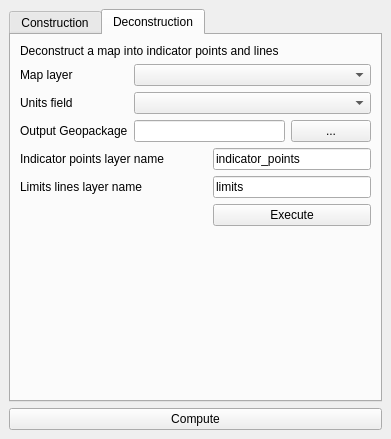
<?xml version="1.0" encoding="UTF-8"?>
<ui version="4.0">
 <class>MappyDockWidgetBase</class>
 <widget class="QDockWidget" name="MappyDockWidgetBase">
  <property name="geometry">
   <rect>
    <x>0</x>
    <y>0</y>
    <width>391</width>
    <height>439</height>
   </rect>
  </property>
  <property name="windowTitle">
   <string>mappy</string>
  </property>
  <widget class="QWidget" name="dockWidgetContents">
   <layout class="QGridLayout" name="gridLayout_2">
    <item row="0" column="1">
     <widget class="QTabWidget" name="tab">
      <property name="currentIndex">
       <number>1</number>
      </property>
      <widget class="QWidget" name="tab_construction">
       <attribute name="title">
        <string>Construction</string>
       </attribute>
       <layout class="QGridLayout" name="gridLayout">
        <item row="7" column="0">
         <widget class="QLabel" name="label_6">
          <property name="text">
           <string>Update layer if exists</string>
          </property>
         </widget>
        </item>
        <item row="3" column="1" colspan="2">
         <widget class="QgsFieldComboBox" name="units_field"/>
        </item>
        <item row="1" column="0">
         <widget class="QLabel" name="label_2">
          <property name="text">
           <string>Limits layer (lines)</string>
          </property>
         </widget>
        </item>
        <item row="8" column="0">
         <widget class="QLabel" name="label_7">
          <property name="text">
           <string>Output intermediary results (debug)</string>
          </property>
          <property name="wordWrap">
           <bool>true</bool>
          </property>
         </widget>
        </item>
        <item row="3" column="0">
         <widget class="QLabel" name="label_8">
          <property name="text">
           <string>Unit's field</string>
          </property>
         </widget>
        </item>
        <item row="4" column="1" colspan="2">
         <widget class="QgsDoubleSpinBox" name="auto_extend"/>
        </item>
        <item row="1" column="1" colspan="2">
         <widget class="QgsMapLayerComboBox" name="lines"/>
        </item>
        <item row="7" column="1" colspan="2">
         <widget class="QCheckBox" name="overwrite">
          <property name="text">
           <string>OverWrite</string>
          </property>
          <property name="checked">
           <bool>true</bool>
          </property>
         </widget>
        </item>
        <item row="5" column="0">
         <widget class="QLabel" name="label_5">
          <property name="text">
           <string>Output Geopackage</string>
          </property>
         </widget>
        </item>
        <item row="2" column="1" colspan="2">
         <widget class="QgsMapLayerComboBox" name="points"/>
        </item>
        <item row="4" column="0">
         <widget class="QLabel" name="label_4">
          <property name="text">
           <string>AutoExtend (extend lines to grant intersection)</string>
          </property>
          <property name="wordWrap">
           <bool>true</bool>
          </property>
         </widget>
        </item>
        <item row="6" column="1" colspan="2">
         <widget class="QLineEdit" name="layer_name">
          <property name="text">
           <string>geomap</string>
          </property>
         </widget>
        </item>
        <item row="6" column="0">
         <widget class="QLabel" name="label_9">
          <property name="text">
           <string>Layer Name</string>
          </property>
         </widget>
        </item>
        <item row="2" column="0">
         <widget class="QLabel" name="label_3">
          <property name="text">
           <string>Indicator points (points)</string>
          </property>
         </widget>
        </item>
        <item row="8" column="1">
         <widget class="QCheckBox" name="debug">
          <property name="text">
           <string>Debug</string>
          </property>
         </widget>
        </item>
        <item row="0" column="0" colspan="2">
         <widget class="QLabel" name="label">
          <property name="text">
           <string>Build a polygonal map from limits (contacts) and indicator points</string>
          </property>
          <property name="wordWrap">
           <bool>true</bool>
          </property>
         </widget>
        </item>
        <item row="5" column="1">
         <widget class="QLineEdit" name="output"/>
        </item>
        <item row="5" column="2">
         <widget class="QPushButton" name="save_as">
          <property name="text">
           <string>...</string>
          </property>
         </widget>
        </item>
       </layout>
      </widget>
      <widget class="QWidget" name="tab_deconstruction">
       <attribute name="title">
        <string>Deconstruction</string>
       </attribute>
       <layout class="QGridLayout" name="gridLayout_3">
        <item row="1" column="0">
         <widget class="QLabel" name="label_10">
          <property name="text">
           <string>Map layer</string>
          </property>
         </widget>
        </item>
        <item row="4" column="0" colspan="2">
         <widget class="QLabel" name="label_14">
          <property name="text">
           <string>Indicator points layer name</string>
          </property>
         </widget>
        </item>
        <item row="2" column="1" colspan="3">
         <widget class="QgsFieldComboBox" name="de_units_field"/>
        </item>
        <item row="0" column="0" colspan="4">
         <widget class="QLabel" name="label_11">
          <property name="text">
           <string>Deconstruct a map into indicator points and lines</string>
          </property>
         </widget>
        </item>
        <item row="1" column="1" colspan="3">
         <widget class="QgsMapLayerComboBox" name="de_map_layer"/>
        </item>
        <item row="3" column="3">
         <widget class="QPushButton" name="de_save_as">
          <property name="text">
           <string>...</string>
          </property>
         </widget>
        </item>
        <item row="7" column="2">
         <spacer name="verticalSpacer">
          <property name="orientation">
           <enum>Qt::Vertical</enum>
          </property>
          <property name="sizeHint" stdset="0">
           <size>
            <width>20</width>
            <height>40</height>
           </size>
          </property>
         </spacer>
        </item>
        <item row="2" column="0">
         <widget class="QLabel" name="label_12">
          <property name="text">
           <string>Units field</string>
          </property>
         </widget>
        </item>
        <item row="5" column="2" colspan="2">
         <widget class="QLineEdit" name="de_lines_layer">
          <property name="text">
           <string>limits</string>
          </property>
         </widget>
        </item>
        <item row="3" column="1" colspan="2">
         <widget class="QLineEdit" name="de_output_gpkg"/>
        </item>
        <item row="5" column="0" colspan="2">
         <widget class="QLabel" name="label_15">
          <property name="text">
           <string>Limits lines layer name</string>
          </property>
         </widget>
        </item>
        <item row="3" column="0">
         <widget class="QLabel" name="label_13">
          <property name="text">
           <string>Output Geopackage</string>
          </property>
         </widget>
        </item>
        <item row="4" column="2" colspan="2">
         <widget class="QLineEdit" name="de_points_layer">
          <property name="text">
           <string>indicator_points</string>
          </property>
         </widget>
        </item>
        <item row="6" column="2" colspan="2">
         <widget class="QPushButton" name="de_execute">
          <property name="text">
           <string>Execute</string>
          </property>
         </widget>
        </item>
       </layout>
      </widget>
     </widget>
    </item>
    <item row="1" column="1">
     <widget class="QPushButton" name="execute">
      <property name="text">
       <string>Compute</string>
      </property>
     </widget>
    </item>
   </layout>
  </widget>
 </widget>
 <customwidgets>
  <customwidget>
   <class>QgsDoubleSpinBox</class>
   <extends>QDoubleSpinBox</extends>
   <header>qgsdoublespinbox.h</header>
  </customwidget>
  <customwidget>
   <class>QgsFieldComboBox</class>
   <extends>QComboBox</extends>
   <header>qgsfieldcombobox.h</header>
  </customwidget>
  <customwidget>
   <class>QgsMapLayerComboBox</class>
   <extends>QComboBox</extends>
   <header>qgsmaplayercombobox.h</header>
  </customwidget>
 </customwidgets>
 <resources/>
 <connections/>
</ui>
